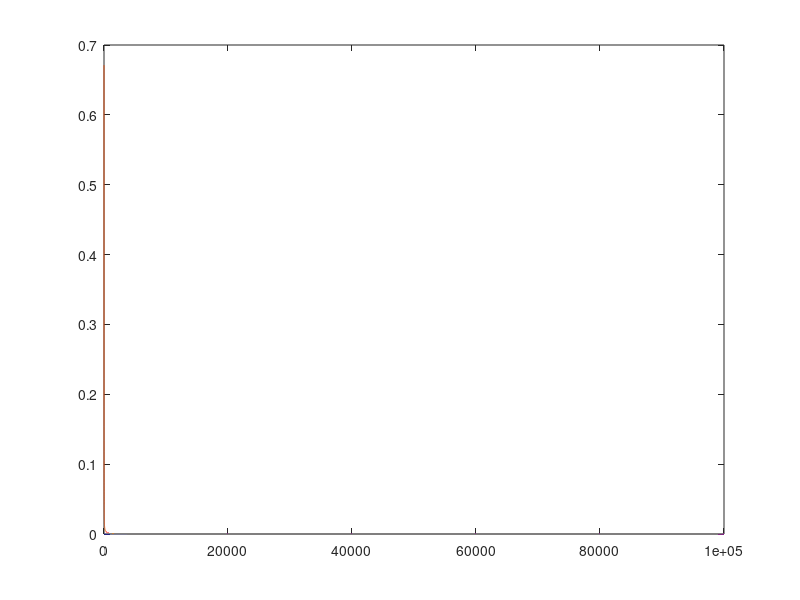

This chart was generated by the following MATLAB code:
% for calculating the crossover error between counting edges and counting
% clock cycles


max_freq = 100000;
error1 = zeros(1,max_freq);     % measuring period

error2 = zeros(1,max_freq);     % measuring edges

time_interval = 1;
samp_freq = 100000;

for  freq = [1:max_freq]

    
    
%     error1(freq) = ((freq+0.49)/samp_freq);       
    
    edges_measured = freq*time_interval;
    
    error2(freq) = (1/((edges_measured+0.49)/time_interval));
end



plot([1:max_freq], error1)
hold on
plot([1:max_freq], error2)
hold off